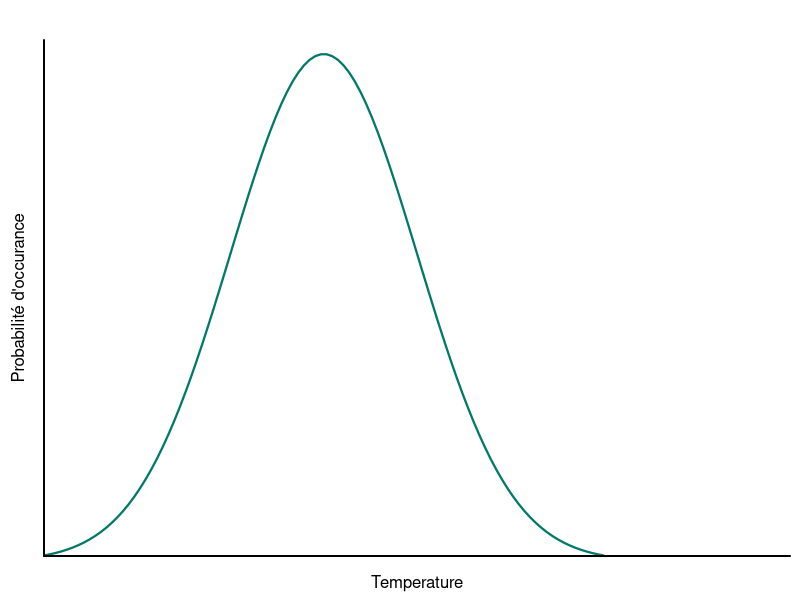
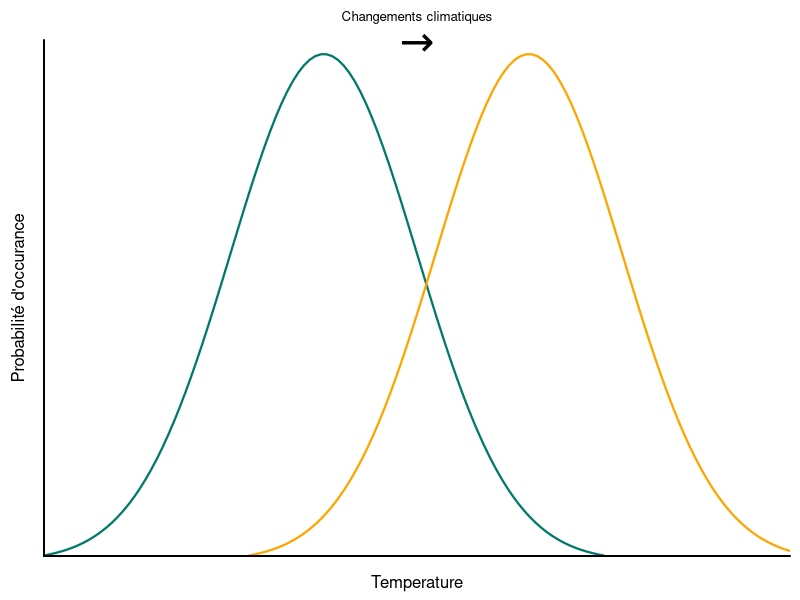

The R script that drew these images, in order:
## ---- chunk 1
knitr::opts_chunk$set(
  comment = "#",
  collapse = TRUE,
  #cache = TRUE,
  warning = FALSE,
  message = FALSE,
  fig.width=6, fig.height=6,
  fig.align = 'center'
)
## ---- chunk 2
cg <- '#00796B'
x <- seq(-3, 3, length = 100)
dat <- data.frame(x, dnorm(x))
par(xaxs="i", yaxs="i", mar = c(2.2, 2.2, 2, 0.5))
plot(dat, type = "l", col = cg, axes = FALSE, lwd = 2.2, ylim = c(0.004, 0.41), xlim = c(-3, 5), xlab = "", ylab = "", xaxt = "n", yaxt = "n")
axis(1, at = c(-8, 8), lwd = 1.9)
axis(2, at = c(-8, 8), lwd = 1.9)
mtext("Temperature", 1, cex = 1, line = 0.8)
mtext("Probabilité d'occurance", 2, cex = 1, line = 0.8)
## ---- chunk 3
par(xaxs="i", yaxs="i", mar = c(2.2, 2.2, 2, 0.5))
plot(dat, type = "l", col = cg, axes = FALSE, lwd = 2.2, ylim = c(0.004, 0.41), xlim = c(-3, 5), xlab = "", ylab = "", xaxt = "n", yaxt = "n")
lines(dat$x + 2.2, dat$dnorm.x., col = "orange", lwd = 2.2)
axis(1, at = c(-8, 8), lwd = 1.9)
axis(2, at = c(-8, 8), lwd = 1.9)
mtext("Temperature", 1, cex = 1, line = 0.8)
mtext("Probabilité d'occurance", 2, cex = 1, line = 0.8)
mtext(expression(symbol("\256")), side = 3, line = -1, cex = 2.5)
mtext("Changements climatiques", side = 3, line = 0.75, cex = 0.8)
